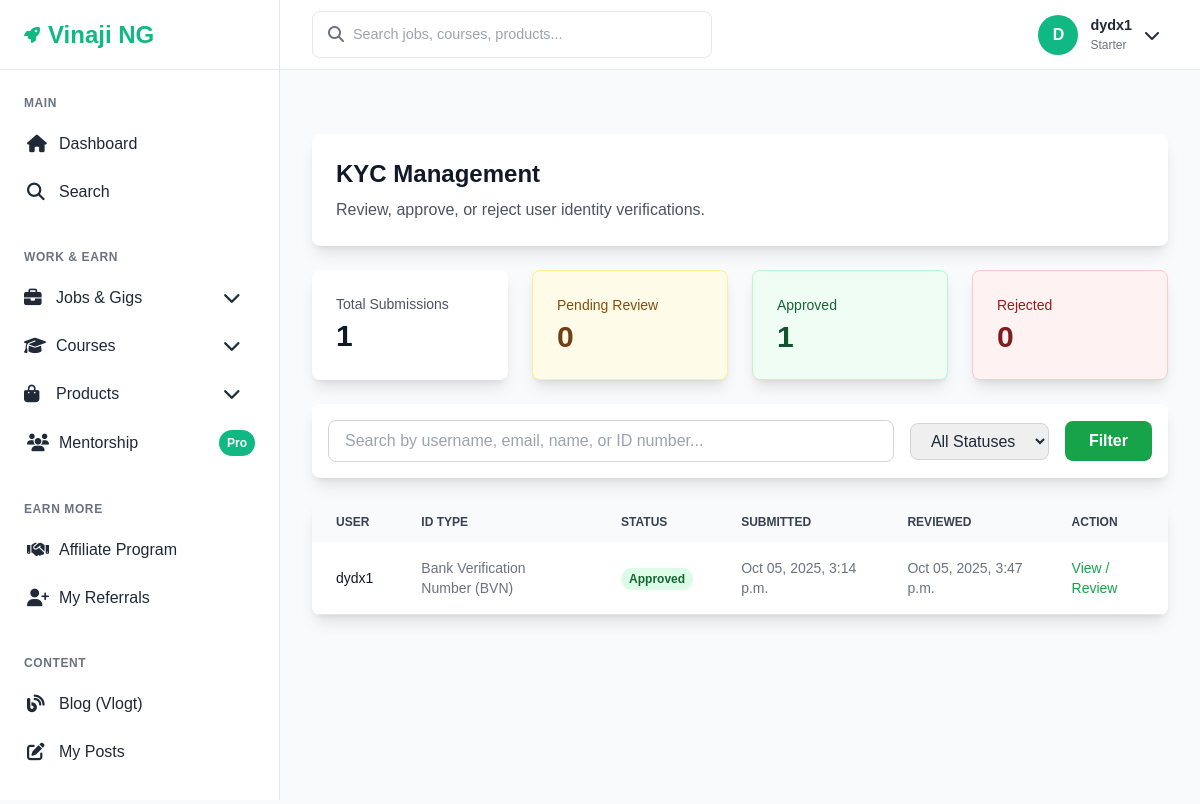
The app's page /site-admin/kyc/ (signed in) with its own data.
### accounts/models.py (models this page shows, shortened)
class User(AbstractUser):
    SUBSCRIPTION_CHOICES = [
        ('starter', 'Starter'),
        ('pro', 'Pro'),
        ('mentorship', 'Mentorship'),
    ]
    subscription_level = models.CharField(
        max_length=20,
        choices=SUBSCRIPTION_CHOICES,
        default='starter'
    )
    referral_code = models.CharField(max_length=20, unique=True, blank=True)
    is_verified = models.BooleanField(default=False)
    date_updated = models.DateTimeField(auto_now=True)
    groups = models.ManyToManyField(
        Group,
        related_name="custom_user_groups",  # use "+" if you don’t need reverse access
        blank=True
    )
    user_permissions = models.ManyToManyField(
        Permission,
        related_name="custom_user_permissions",  # use "+" if you don’t need reverse access
        blank=True
    )

class KYCVerification(models.Model):
    STATUS_CHOICES = [
        ('pending', 'Pending Review'),
        ('approved', 'Approved'),
        ('rejected', 'Rejected'),
        ('needs_revision', 'Needs Revision'),
    ]
    ID_TYPE_CHOICES = [
        ('bvn', 'Bank Verification Number (BVN)'),
        ('nin', 'National Identity Number (NIN)'),
        ('drivers_license', "Driver's License"),
        ('international_passport', 'International Passport'),
    ]
    user = models.OneToOneField(User, on_delete=models.CASCADE, related_name='kyc')
    status = models.CharField(max_length=20, choices=STATUS_CHOICES, default='pending')
    id_type = models.CharField(max_length=25, choices=ID_TYPE_CHOICES)
    id_number = models.CharField(max_length=50)
    legal_first_name = models.CharField(max_length=100)
    legal_last_name = models.CharField(max_length=100)
    date_of_birth = models.DateField()
    address = models.TextField()
    city = models.CharField(max_length=100)
    state = models.CharField(max_length=100)
    country = models.CharField(max_length=100, default='Nigeria')
    postal_code = models.CharField(max_length=20, blank=True)
    id_document_front = models.ImageField(upload_to='kyc_documents/')
    id_document_back = models.ImageField(upload_to='kyc_documents/', blank=True, null=True)
    selfie_with_id = models.ImageField(upload_to='kyc_documents/', blank=True, null=True)
    monnify_customer_reference = models.CharField(max_length=100, blank=True)
    rejection_reason = models.TextField(blank=True)
    submitted_at = models.DateTimeField(auto_now_add=True)
    reviewed_at = models.DateTimeField(null=True, blank=True)
    reviewed_by = models.ForeignKey(User, on_delete=models.SET_NULL, null=True, blank=True, related_name='reviewed_kycs')
    class Meta:
        verbose_name = 'KYC Verification'
        verbose_name_plural = 'KYC Verifications'

### site_core/views.py (the view, shortened to what this page needs)
# urls.py: path('kyc/', views.kyc_management, name='kyc_management'),
@staff_member_required
def kyc_management(request):
    kyc_list = KYCVerification.objects.select_related('user').order_by('-submitted_at')
    status_filter = request.GET.get('status', '')
    if status_filter in ['pending', 'approved', 'rejected', 'needs_revision']:
        kyc_list = kyc_list.filter(status=status_filter)
    search_query = request.GET.get('search', '')
    stats = KYCVerification.objects.aggregate(
        total=Count('id'),
        pending=Count('id', filter=Q(status='pending')),
        approved=Count('id', filter=Q(status='approved')),
        rejected=Count('id', filter=Q(status='rejected'))
    )
    paginator = Paginator(kyc_list, 15)
    page_number = request.GET.get('page')
    page_obj = paginator.get_page(page_number)
    context = {
        'page_obj': page_obj,
        'stats': stats,
        'status_filter': status_filter,
        'search_query': search_query,
    }
    return render(request, 'admin_panel/kyc_management.html', context)

### templates/admin_panel/kyc_management.html (shortened to what this page needs)
{% extends 'base.html' %}
{% block content %}
<div class="space-y-6">
    <div class="bg-white rounded-lg shadow-lg p-6">
        <h1 class="text-2xl font-bold text-gray-900">KYC Management</h1>
        <p class="text-gray-600 mt-2">Review, approve, or reject user identity verifications.</p>
    </div>
    <div class="grid grid-cols-1 md:grid-cols-2 lg:grid-cols-4 gap-6">
        <div class="bg-white rounded-lg shadow-lg p-6">
            <p class="text-sm font-medium text-gray-600">Total Submissions</p>
            <p class="text-3xl font-bold text-gray-900 mt-1">{{ stats.total }}</p>
        </div>
        <div class="bg-yellow-50 border border-yellow-200 rounded-lg shadow-lg p-6">
            <p class="text-sm font-medium text-yellow-800">Pending Review</p>
            <p class="text-3xl font-bold text-yellow-900 mt-1">{{ stats.pending }}</p>
        </div>
        <div class="bg-green-50 border border-green-200 rounded-lg shadow-lg p-6">
            <p class="text-sm font-medium text-green-800">Approved</p>
            <p class="text-3xl font-bold text-green-900 mt-1">{{ stats.approved }}</p>
        </div>
        <div class="bg-red-50 border border-red-200 rounded-lg shadow-lg p-6">
            <p class="text-sm font-medium text-red-800">Rejected</p>
            <p class="text-3xl font-bold text-red-900 mt-1">{{ stats.rejected }}</p>
        </div>
    </div>
    <div class="bg-white rounded-lg shadow-lg p-4">
        <form method="get" class="flex flex-col md:flex-row gap-4 items-center">
            <div class="flex-grow w-full">
                <input type="text" name="search" value="{{ search_query }}" placeholder="Search by username, email, name, or ID number..." class="w-full px-4 py-2 border border-gray-300 rounded-lg focus:ring-2 focus:ring-green-500">
            </div>
            <div class="flex-shrink-0 w-full md:w-auto">
                <select name="status" class="w-full px-4 py-2 border border-gray-300 rounded-lg focus:ring-2 focus:ring-green-500">
                    <option value="">All Statuses</option>
                </select>
            </div>
            <div class="flex-shrink-0 w-full md:w-auto">
                <button type="submit" class="w-full bg-green-600 text-white px-6 py-2 rounded-lg hover:bg-green-700 transition-colors font-semibold">Filter</button>
            </div>
        </form>
    </div>
    <div class="bg-white rounded-lg shadow-lg overflow-x-auto">
        <table class="w-full text-sm text-left text-gray-500">
            <thead class="text-xs text-gray-700 uppercase bg-gray-50">
                <tr>
                    <th scope="col" class="px-6 py-3">User</th>
                    <th scope="col" class="px-6 py-3">ID Type</th>
                    <th scope="col" class="px-6 py-3">Status</th>
                    <th scope="col" class="px-6 py-3">Submitted</th>
                    <th scope="col" class="px-6 py-3">Reviewed</th>
                    <th scope="col" class="px-6 py-3">Action</th>
                </tr>
            </thead>
            <tbody>
                {% for kyc in page_obj %}
                <tr class="bg-white border-b hover:bg-gray-50">
                    <td class="px-6 py-4 font-medium text-gray-900">{{ kyc.user.username }}</td>
                    <td class="px-6 py-4">{{ kyc.get_id_type_display }}</td>
                    <td class="px-6 py-4">
                        <span class="px-2 py-1 text-xs font-semibold rounded-full
                            {% if kyc.status == 'approved' %} bg-green-100 text-green-800
                            {% elif kyc.status == 'rejected' %} bg-red-100 text-red-800
                            {% elif kyc.status == 'pending' %} bg-yellow-100 text-yellow-800
                            {% else %} bg-blue-100 text-blue-800 {% endif %}">
                            {{ kyc.get_status_display }}
                        </span>
                    </td>
                    <td class="px-6 py-4">{{ kyc.submitted_at|date:"M d, Y, P" }}</td>
                    <td class="px-6 py-4">{{ kyc.reviewed_at|date:"M d, Y, P"|default:"N/A" }}</td>
                    <td class="px-6 py-4">
                        <a href="{% url 'kyc_detail' kyc.id %}" class="font-medium text-green-600 hover:underline">View / Review</a>
                    </td>
                </tr>
                {% empty %}
                <tr>
                    <td colspan="6" class="text-center py-12 text-gray-500">No KYC submissions found.</td>
                </tr>
                {% endfor %}
            </tbody>
        </table>
    </div>
</div>
{% endblock %}

### templates/base.html (shortened to what this page needs)
{% load static %}
<!DOCTYPE html>
<html lang="en">
<head>
    <link href="{% static 'css/style.css' %}" rel="stylesheet">
    <script src="https://cdn.tailwindcss.com"></script>
    <link rel="stylesheet" href="https://cdnjs.cloudflare.com/ajax/libs/font-awesome/6.4.0/css/all.min.css">
</head>
<body>
    <aside class="sidebar" id="sidebar">
        <div class="sidebar-header">
            <a href="{% url 'dashboard' %}" class="logo">
                <i class="fas fa-rocket text-primary"></i>
                <span class="logo-text">Vinaji NG</span>
            </a>
        </div>
        <nav class="sidebar-nav">
            <div class="nav-section">
                <div class="nav-title">Main</div>
                <ul class="nav-links">
                    <li>
                        <a href="{% url 'dashboard' %}" class="nav-link {% if request.resolver_match.url_name == 'dashboard' %}active{% endif %}">
                            <i class="fas fa-home"></i>
                            Dashboard
                        </a>
                    </li>
                    <li>
                        <a href="{% url 'search_results' %}" class="nav-link">
                            <i class="fas fa-search"></i>
                            Search
                        </a>
                    </li>
                </ul>
            </div>
            <div class="nav-section">
                <div class="nav-title">Work & Earn</div>
                <ul class="nav-links">
                    <li class="dropdown">
                        <button class="nav-link dropdown-toggle" onclick="toggleDropdown(this)">
                            <i class="fas fa-briefcase"></i>
                            Jobs & Gigs
                            <i class="fas fa-chevron-down ml-auto text-sm"></i>
                        </button>
                    </li>
                    <li class="dropdown">
                        <button class="nav-link dropdown-toggle" onclick="toggleDropdown(this)">
                            <i class="fas fa-graduation-cap"></i>
                            Courses
                            <i class="fas fa-chevron-down ml-auto text-sm"></i>
                        </button>
                    </li>
                    <li class="dropdown">
                        <button class="nav-link dropdown-toggle" onclick="toggleDropdown(this)">
                            <i class="fas fa-shopping-bag"></i>
                            Products
                            <i class="fas fa-chevron-down ml-auto text-sm"></i>
                        </button>
                    </li>
                        <a href="{% url 'mentorship_list' %}" class="nav-link {% if 'mentorship' in request.resolver_match.url_name %}active{% endif %}">
                            <i class="fas fa-users"></i>
                            Mentorship
                            <span class="badge">Pro</span>
                        </a>
                </ul>
            </div>
            <div class="nav-section">
                <div class="nav-title">Earn More</div>
                <ul class="nav-links">
                    <li>
                        <a href="{% url 'affiliate_dashboard' %}" class="nav-link {% if 'affiliate' in request.resolver_match.url_name %}active{% endif %}">
                            <i class="fas fa-handshake"></i>
                            Affiliate Program
                        </a>
                    </li>
                    <li>
                        <a href="{% url 'referral_list' %}" class="nav-link {% if 'referral' in request.resolver_match.url_name %}active{% endif %}">
                            <i class="fas fa-user-plus"></i>
                            My Referrals
                        </a>
                    </li>
                </ul>
            </div>
            <div class="nav-section">
                <div class="nav-title">Content</div>
                <ul class="nav-links">
                    <li>
                        <a href="{% url 'blog_list' %}" class="nav-link {% if 'blog' in request.resolver_match.url_name %}active{% endif %}">
                            <i class="fas fa-blog"></i>
                            Blog (Vlogt)
                        </a>
                    </li>
                    <li>
                        <a href="{% url 'blog_manage' %}" class="nav-link {% if request.resolver_match.url_name == 'blog_manage' %}active{% endif %}">
                            <i class="fas fa-edit"></i>
                            My Posts
                        </a>
                    </li>
                </ul>
            </div>
        </nav>
    </aside>
    <header class="header">
        <div class="header-left">
            <div class="search-container">
                <i class="fas fa-search search-icon"></i>
                <form action="{% url 'search_results' %}" method="get">
                    <input type="text"
                           name="q"
                           class="search-input"
                           placeholder="Search jobs, courses, products..."
                           value="{{ request.GET.q }}">
                </form>
            </div>
        </div>
        <div class="header-right">
            {% if user.is_authenticated %}
                <div class="user-dropdown">
                    <button class="user-menu-btn" id="userMenuBtn">
                        <div class="user-avatar">
                            {{ user.username|first|upper }}
                        </div>
                        <div class="user-info">
                            <div class="user-name">{{ user.username }}</div>
                            <div class="user-role">{{ user.get_subscription_level_display }}</div>
                        </div>
                        <i class="fas fa-chevron-down"></i>
                    </button>
                </div>
            {% endif %}
        </div>
    </header>
    <main class="main-content">
        {% block content %}{% endblock %}
    </main>
</body>
</html>

### records on screen
User: username|first "D", username "dydx1", subscription_level "Starter"
KYCVerification: user.username "dydx1", id_type "Bank Verification Number (BVN)", status "Approved", submitted_at "Oct 05, 2025, 3:14 p.m.", reviewed_at "Oct 05, 2025, 3:47 p.m."

### other values on screen
{{ stats.total }} "1"
{{ stats.pending }} "0"
{{ stats.approved }} "1"
{{ stats.rejected }} "0"
